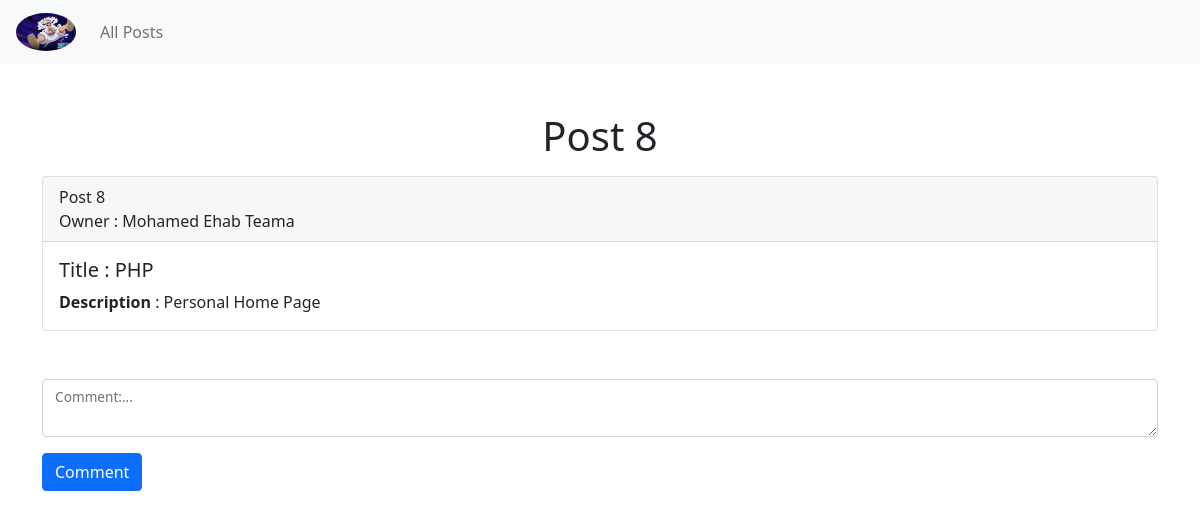
Screenshot of /view.php?id=8 (signed in) with the database file from the repository.
### tables this page shows
CREATE TABLE `posts` (
  `post_id` int(11) NOT NULL,
  `title` varchar(80) NOT NULL,
  `description` varchar(250) NOT NULL,
  `post_created_by` int(11) NOT NULL
);

CREATE TABLE `users` (
  `id` int(10) NOT NULL,
  `name` varchar(50) NOT NULL,
  `email` varchar(80) NOT NULL,
  `password` varchar(100) NOT NULL
);

### view.php (the view, shortened to what this page needs)
<?php
require_once './connection.php';
$post_id = $_GET['id'];
?>
<!doctype html>
<html lang="en">
<head>
    <link href="https://cdn.jsdelivr.net/npm/bootstrap@5.0.2/dist/css/bootstrap.min.css" rel="stylesheet">
</head>
<body>
    <nav class="navbar navbar-expand-lg navbar-light bg-light">
        <a class="navbar-brand ms-3">
            <img src="./Luffy Gear 5 .jpeg" class="rounded-circle" alt="LOGO" width="60px">
        </a>
        <div class="collapse navbar-collapse" id="navbarSupportedContent">
            <ul class="navbar-nav mr-auto">
                <li class="nav-item active">
                    <a class="nav-link" href="./index.php"> All Posts </a>
                </li>
            </ul>
        </div>
    </nav>
    <?php
    $sql = " SELECT * FROM posts INNER JOIN users on users.id = posts.post_created_by WHERE post_id = $post_id ";
    $result = mysqli_query($connection, $sql);
    $row = mysqli_fetch_assoc($result);
    ?>
    <div class="container mt-5">
        <h1 class="mt-3 mb-3 text-center"> Post <?php echo $row['post_id'] ?> </h1>
        <div class="card">
            <div class="card-header">
                Post <?php echo $row['post_id']; ?> <br>
                Owner : <?php echo $row['name']; ?>
            </div>
            <div class="card-body">
                <h5 class="card-title">
                    Title : <?php echo $row['title']; ?>
                </h5>
                <p class="card-text">
                    <b>Description</b> : <?php echo $row['description']; ?>
                </p>
            </div>
        </div>
        <form class="mt-5" action="./comment.php?post_id=<?php echo $post_id; ?>" method="post">
            <div class="form-floating mt-3">
                <textarea class="form-control" id="floatingTextarea" name="comment"></textarea>
                <label for="floatingTextarea">Comment:...</label>
            </div>
            <button type="submit" class="btn btn-primary mt-3"> Comment </button>
        </form>
    </div>
</body>
</html>

### rows the page displays
posts: post_id "8", post_created_by.name "Mohamed Ehab Teama", title "PHP", description "Personal Home Page"
